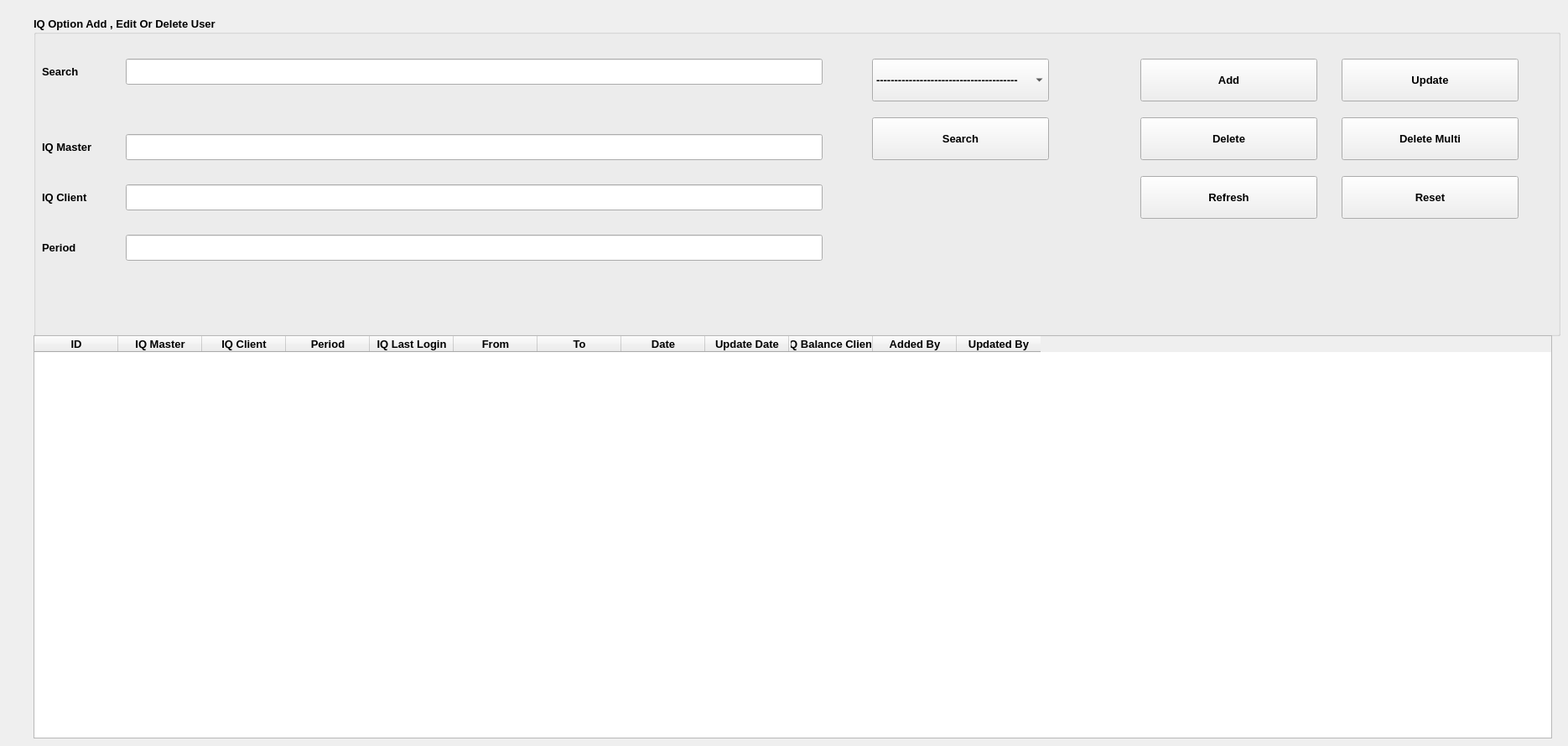
    <widget class="QWidget" name="tab_2">
     <attribute name="icon">
      <iconset>
       <normaloff>Convert/pencil.ico</normaloff>Convert/pencil.ico</iconset>
     </attribute>
     <attribute name="title">
      <string>IQ</string>
     </attribute>
     <widget class="QGroupBox" name="groupBox_3">
      <property name="geometry">
       <rect>
        <x>40</x>
        <y>20</y>
        <width>1821</width>
        <height>381</height>
       </rect>
      </property>
      <property name="font">
       <font>
        <family>Segoe UI</family>
        <pointsize>10</pointsize>
        <weight>75</weight>
        <bold>true</bold>
       </font>
      </property>
      <property name="title">
       <string>IQ Option Add , Edit Or Delete User</string>
      </property>
      <property name="flat">
       <bool>false</bool>
      </property>
      <widget class="QLineEdit" name="lineEdit_10">
       <property name="geometry">
        <rect>
         <x>110</x>
         <y>140</y>
         <width>831</width>
         <height>31</height>
        </rect>
       </property>
       <property name="font">
        <font>
         <family>Segoe UI</family>
         <pointsize>10</pointsize>
        </font>
       </property>
      </widget>
      <widget class="QLabel" name="label_11">
       <property name="geometry">
        <rect>
         <x>10</x>
         <y>140</y>
         <width>81</width>
         <height>31</height>
        </rect>
       </property>
       <property name="font">
        <font>
         <family>Segoe UI</family>
         <pointsize>10</pointsize>
        </font>
       </property>
       <property name="text">
        <string>IQ Master</string>
       </property>
      </widget>
      <widget class="QLabel" name="label_12">
       <property name="geometry">
        <rect>
         <x>10</x>
         <y>200</y>
         <width>81</width>
         <height>31</height>
        </rect>
       </property>
       <property name="font">
        <font>
         <family>Segoe UI</family>
         <pointsize>10</pointsize>
        </font>
       </property>
       <property name="text">
        <string>IQ Client</string>
       </property>
      </widget>
      <widget class="QLineEdit" name="lineEdit_12">
       <property name="geometry">
        <rect>
         <x>110</x>
         <y>200</y>
         <width>831</width>
         <height>31</height>
        </rect>
       </property>
       <property name="font">
        <font>
         <family>Segoe UI</family>
         <pointsize>10</pointsize>
        </font>
       </property>
      </widget>
      <widget class="QLineEdit" name="lineEdit_13">
       <property name="geometry">
        <rect>
         <x>110</x>
         <y>50</y>
         <width>831</width>
         <height>31</height>
        </rect>
       </property>
       <property name="font">
        <font>
         <family>Segoe UI</family>
         <pointsize>10</pointsize>
        </font>
       </property>
      </widget>
      <widget class="QComboBox" name="Search_ComboBox">
       <property name="geometry">
        <rect>
         <x>1000</x>
         <y>50</y>
         <width>211</width>
         <height>51</height>
        </rect>
       </property>
       <property name="font">
        <font>
         <family>Segoe UI</family>
         <pointsize>10</pointsize>
         <weight>75</weight>
         <bold>true</bold>
        </font>
       </property>
       <item>
        <property name="text">
         <string>---------------------------------------</string>
        </property>
       </item>
       <item>
        <property name="text">
         <string>ID</string>
        </property>
       </item>
       <item>
        <property name="text">
         <string>Master &amp; Slave</string>
        </property>
       </item>
       <item>
        <property name="text">
         <string>Master</string>
        </property>
       </item>
       <item>
        <property name="text">
         <string>Slave</string>
        </property>
       </item>
      </widget>
      <widget class="QLabel" name="label_13">
       <property name="geometry">
        <rect>
         <x>10</x>
         <y>50</y>
         <width>51</width>
         <height>31</height>
        </rect>
       </property>
       <property name="font">
        <font>
         <family>Segoe UI</family>
         <pointsize>10</pointsize>
        </font>
       </property>
       <property name="text">
        <string>Search</string>
       </property>
      </widget>
      <widget class="QLineEdit" name="lineEdit_11">
       <property name="geometry">
        <rect>
         <x>110</x>
         <y>260</y>
         <width>831</width>
         <height>31</height>
        </rect>
       </property>
       <property name="font">
        <font>
         <family>Segoe UI</family>
         <pointsize>10</pointsize>
        </font>
       </property>
      </widget>
      <widget class="QLabel" name="label_14">
       <property name="geometry">
        <rect>
         <x>10</x>
         <y>260</y>
         <width>51</width>
         <height>31</height>
        </rect>
       </property>
       <property name="font">
        <font>
         <family>Segoe UI</family>
         <pointsize>10</pointsize>
        </font>
       </property>
       <property name="text">
        <string>Period</string>
       </property>
      </widget>
      <widget class="QPushButton" name="Delete_Multi_Button">
       <property name="geometry">
        <rect>
         <x>1560</x>
         <y>120</y>
         <width>211</width>
         <height>51</height>
        </rect>
       </property>
       <property name="font">
        <font>
         <family>Segoe UI</family>
         <pointsize>10</pointsize>
         <weight>75</weight>
         <bold>true</bold>
        </font>
       </property>
       <property name="text">
        <string>Delete Multi</string>
       </property>
       <property name="icon">
        <iconset resource="resource.qrc">
         <normaloff>:/ico/remove-user.png</normaloff>:/ico/remove-user.png</iconset>
       </property>
       <property name="iconSize">
        <size>
         <width>40</width>
         <height>40</height>
        </size>
       </property>
      </widget>
      <zorder>lineEdit_10</zorder>
      <zorder>label_11</zorder>
      <zorder>label_12</zorder>
      <zorder>lineEdit_12</zorder>
      <zorder>lineEdit_13</zorder>
      <zorder>label_13</zorder>
      <zorder>lineEdit_11</zorder>
      <zorder>label_14</zorder>
      <zorder>Search_ComboBox</zorder>
      <zorder>Delete_Multi_Button</zorder>
     </widget>
     <widget class="QPushButton" name="Update_Button">
      <property name="geometry">
       <rect>
        <x>1600</x>
        <y>70</y>
        <width>211</width>
        <height>51</height>
       </rect>
      </property>
      <property name="font">
       <font>
        <family>Segoe UI</family>
        <pointsize>10</pointsize>
        <weight>75</weight>
        <bold>true</bold>
       </font>
      </property>
      <property name="text">
       <string>Update</string>
      </property>
      <property name="icon">
       <iconset resource="resource.qrc">
        <normaloff>:/ico/user_edit.png</normaloff>:/ico/user_edit.png</iconset>
      </property>
      <property name="iconSize">
       <size>
        <width>40</width>
        <height>40</height>
       </size>
      </property>
     </widget>
     <widget class="QPushButton" name="Delete_Button">
      <property name="geometry">
       <rect>
        <x>1360</x>
        <y>140</y>
        <width>211</width>
        <height>51</height>
       </rect>
      </property>
      <property name="font">
       <font>
        <family>Segoe UI</family>
        <pointsize>10</pointsize>
        <weight>75</weight>
        <bold>true</bold>
       </font>
      </property>
      <property name="text">
       <string>Delete</string>
      </property>
      <property name="icon">
       <iconset resource="resource.qrc">
        <normaloff>:/ico/remove-user.png</normaloff>:/ico/remove-user.png</iconset>
      </property>
      <property name="iconSize">
       <size>
        <width>40</width>
        <height>40</height>
       </size>
      </property>
     </widget>
     <widget class="QPushButton" name="Add_Button">
      <property name="geometry">
       <rect>
        <x>1360</x>
        <y>70</y>
        <width>211</width>
        <height>51</height>
       </rect>
      </property>
      <property name="font">
       <font>
        <family>Segoe UI</family>
        <pointsize>10</pointsize>
        <weight>75</weight>
        <bold>true</bold>
       </font>
      </property>
      <property name="text">
       <string>Add</string>
      </property>
      <property name="icon">
       <iconset resource="resource.qrc">
        <normaloff>:/ico/images-removebg-preview.png</normaloff>:/ico/images-removebg-preview.png</iconset>
      </property>
      <property name="iconSize">
       <size>
        <width>40</width>
        <height>40</height>
       </size>
      </property>
     </widget>
     <widget class="QPushButton" name="Search_Button">
      <property name="geometry">
       <rect>
        <x>1040</x>
        <y>140</y>
        <width>211</width>
        <height>51</height>
       </rect>
      </property>
      <property name="font">
       <font>
        <family>Segoe UI</family>
        <pointsize>10</pointsize>
        <weight>75</weight>
        <bold>true</bold>
       </font>
      </property>
      <property name="text">
       <string>Search</string>
      </property>
      <property name="icon">
       <iconset resource="resource.qrc">
        <normaloff>:/ico/search-user.png</normaloff>:/ico/search-user.png</iconset>
      </property>
      <property name="iconSize">
       <size>
        <width>35</width>
        <height>35</height>
       </size>
      </property>
     </widget>
     <widget class="QPushButton" name="Rest_Button">
      <property name="geometry">
       <rect>
        <x>1600</x>
        <y>210</y>
        <width>211</width>
        <height>51</height>
       </rect>
      </property>
      <property name="font">
       <font>
        <family>Segoe UI</family>
        <pointsize>10</pointsize>
        <weight>75</weight>
        <bold>true</bold>
       </font>
      </property>
      <property name="text">
       <string>Reset</string>
      </property>
      <property name="icon">
       <iconset resource="resource.qrc">
        <normaloff>:/ico/reset.png</normaloff>:/ico/reset.png</iconset>
      </property>
      <property name="iconSize">
       <size>
        <width>35</width>
        <height>35</height>
       </size>
      </property>
     </widget>
     <widget class="QPushButton" name="Refresh_Button">
      <property name="geometry">
       <rect>
        <x>1360</x>
        <y>210</y>
        <width>211</width>
        <height>51</height>
       </rect>
      </property>
      <property name="font">
       <font>
        <family>Segoe UI</family>
        <pointsize>10</pointsize>
        <weight>75</weight>
        <bold>true</bold>
       </font>
      </property>
      <property name="text">
       <string>Refresh</string>
      </property>
      <property name="icon">
       <iconset resource="resource.qrc">
        <normaloff>:/ico/refresh.png</normaloff>:/ico/refresh.png</iconset>
      </property>
      <property name="iconSize">
       <size>
        <width>35</width>
        <height>35</height>
       </size>
      </property>
     </widget>
     <widget class="QTableWidget" name="tableWidget_40">
      <property name="geometry">
       <rect>
        <x>40</x>
        <y>400</y>
        <width>1811</width>
        <height>481</height>
       </rect>
      </property>
      <property name="font">
       <font>
        <pointsize>10</pointsize>
        <weight>75</weight>
        <bold>true</bold>
       </font>
      </property>
      <column>
       <property name="text">
        <string>ID</string>
       </property>
      </column>
      <column>
       <property name="text">
        <string>IQ Master</string>
       </property>
      </column>
      <column>
       <property name="text">
        <string>IQ Client</string>
       </property>
      </column>
      <column>
       <property name="text">
        <string>Period</string>
       </property>
      </column>
      <column>
       <property name="text">
        <string>IQ Last Login</string>
       </property>
      </column>
      <column>
       <property name="text">
        <string>From</string>
       </property>
      </column>
      <column>
       <property name="text">
        <string>To</string>
       </property>
      </column>
      <column>
       <property name="text">
        <string>Date</string>
       </property>
      </column>
      <column>
       <property name="text">
        <string>Update Date</string>
       </property>
      </column>
      <column>
       <property name="text">
        <string>IQ Balance Client</string>
       </property>
      </column>
      <column>
       <property name="text">
        <string>Added By</string>
       </property>
      </column>
      <column>
       <property name="text">
        <string>Updated By</string>
       </property>
      </column>
     </widget>
     <zorder>groupBox_3</zorder>
     <zorder>Update_Button</zorder>
     <zorder>Delete_Button</zorder>
     <zorder>Add_Button</zorder>
     <zorder>Search_Button</zorder>
     <zorder>Refresh_Button</zorder>
     <zorder>Rest_Button</zorder>
     <zorder>tableWidget_40</zorder>
    </widget>
